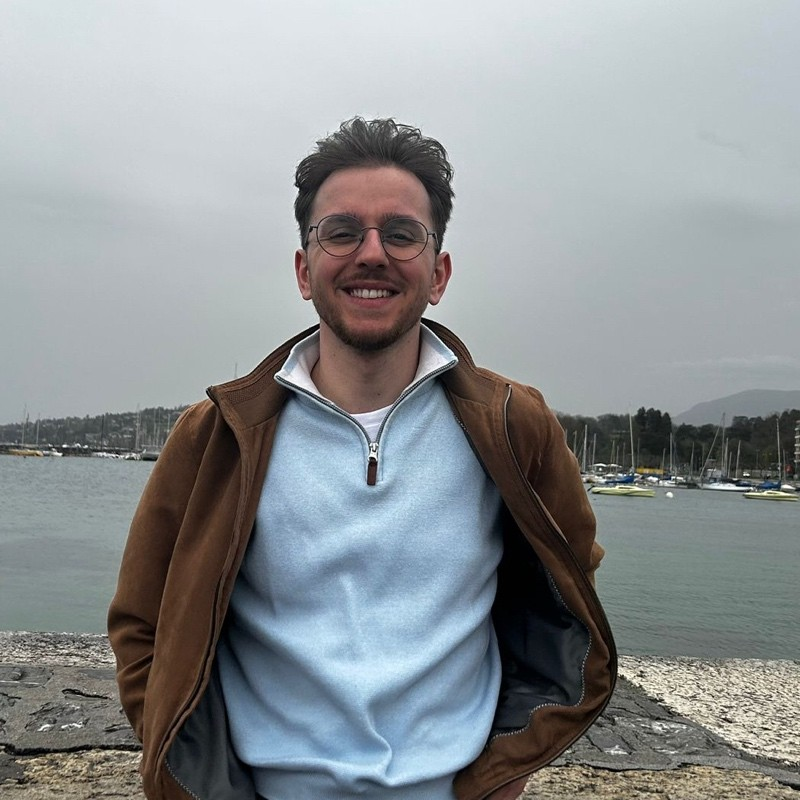
#> input picture images/profile_picture.png, 800 x 800 px
$ python generate_favicons.py
#> lines starting #> are read from the running program, lines starting #| are printed output that depends on the picture
from __future__ import annotations

from pathlib import Path

from PIL import Image


def main() -> None:
    repo_root = Path(__file__).resolve().parents[1]
    src = repo_root / "images" / "profile_picture.png"

    if not src.exists():
        raise SystemExit(f"Source image not found: {src}")

    img = Image.open(src).convert("RGBA")

    # Ensure square crop (safe even if the source changes later)
    size = min(img.size)
#> size = 800
    left = (img.size[0] - size) // 2
#> left = 0
    top = (img.size[1] - size) // 2
#> top = 0
    img = img.crop((left, top, left + size, top + size))

    outputs: dict[Path, tuple[int, int]] = {
        repo_root / "images" / "favicon-32x32.png": (32, 32),
        repo_root / "images" / "favicon-192x192.png": (192, 192),
        repo_root / "images" / "favicon-512x512.png": (512, 512),
        repo_root / "images" / "apple-touch-icon-180x180.png": (180, 180),
    }

    for out_path, (w, h) in outputs.items():
        resized = img.resize((w, h), Image.Resampling.LANCZOS)
        out_path.parent.mkdir(parents=True, exist_ok=True)
        resized.save(out_path, format="PNG", optimize=True)
#> this loop made 4 passes
#> pass 1, in main, `resized = img.resize((w, h), Image.Resampling.LANCZOS)`:
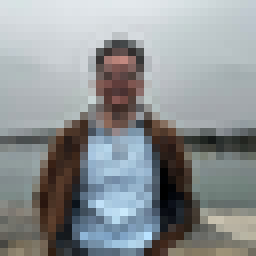
#> resized: PIL image 32x32 RGBA (shown 8 times larger); mean R, G, B, A 141.5, 146, 148, 255
#> pass 2, in main, `resized = img.resize((w, h), Image.Resampling.LANCZOS)`:
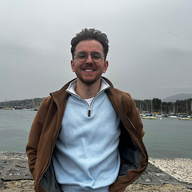
#> resized: PIL image 192x192 RGBA; mean R, G, B, A 141.5, 146, 148, 255
#> after the loop:
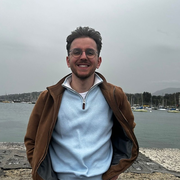
#> resized: PIL image 180x180 RGBA; mean R, G, B, A 141.5, 146, 148, 255

    ico_path = repo_root / "images" / "favicon.ico"
    ico_sizes = [(16, 16), (32, 32), (48, 48), (64, 64), (128, 128), (256, 256)]
    img_ico = img.resize((256, 256), Image.Resampling.LANCZOS)
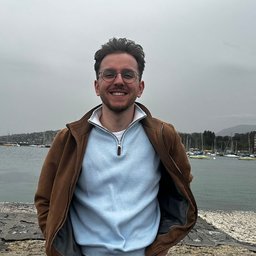
#> img_ico: PIL image 256x256 RGBA; mean R, G, B, A 141.5, 146, 148, 255
    img_ico.save(ico_path, format="ICO", sizes=ico_sizes)

    print("Wrote favicons:")
    for out_path in outputs:
        print(f"- {out_path.relative_to(repo_root)}")
    print(f"- {ico_path.relative_to(repo_root)}")


if __name__ == "__main__":
    main()

$ run again, with images/AD_DRONE.png copied over images/profile_picture.png
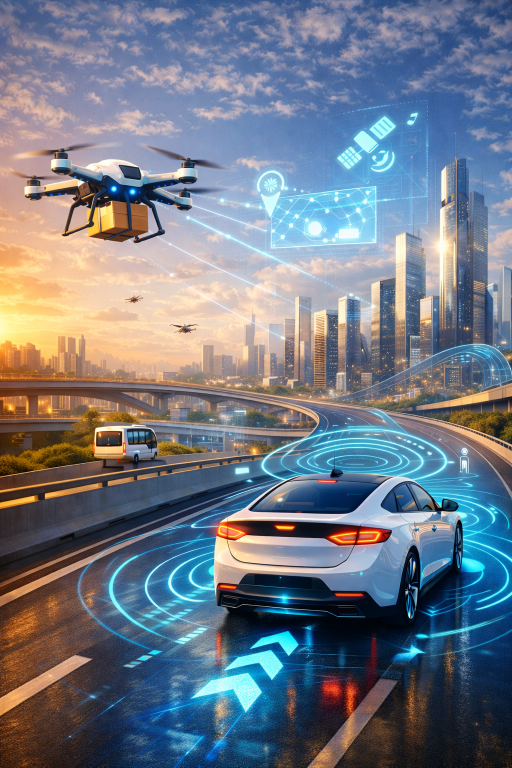
#> input picture images/AD_DRONE.png, 1024 x 1536 px (shown at 1/2 size)
#> after the loop in main, `for out_path, (w, h) in outputs.items():`:
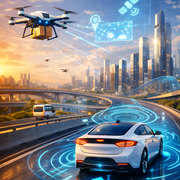
#> resized: PIL image 180x180 RGBA; mean R, G, B, A 128, 133.4, 139.1, 255
#> in main, `img_ico = img.resize((256, 256), Image.Resampling.LANCZOS)`:
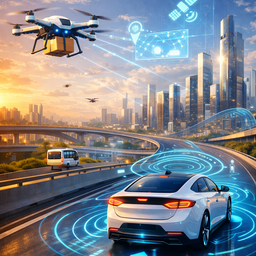
#> img_ico: PIL image 256x256 RGBA; mean R, G, B, A 128, 133.4, 139.1, 255
